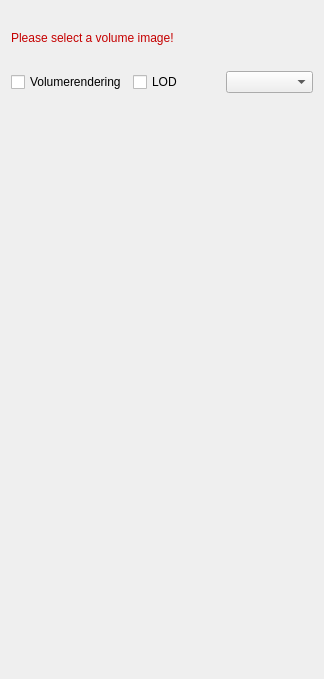
<?xml version="1.0" encoding="UTF-8"?>
<ui version="4.0">
 <class>QmitkVolumeVisualizationViewControls</class>
 <widget class="QWidget" name="QmitkVolumeVisualizationViewControls">
  <property name="geometry">
   <rect>
    <x>0</x>
    <y>0</y>
    <width>324</width>
    <height>679</height>
   </rect>
  </property>
  <property name="minimumSize">
   <size>
    <width>0</width>
    <height>0</height>
   </size>
  </property>
  <property name="maximumSize">
   <size>
    <width>16777215</width>
    <height>16777215</height>
   </size>
  </property>
  <property name="windowTitle">
   <string>QmitkTemplate</string>
  </property>
  <layout class="QVBoxLayout" name="verticalLayout">
   <item>
    <widget class="QLabel" name="m_ErrorImageLabel">
     <property name="sizePolicy">
      <sizepolicy hsizetype="Preferred" vsizetype="Maximum">
       <horstretch>0</horstretch>
       <verstretch>0</verstretch>
      </sizepolicy>
     </property>
     <property name="palette">
      <palette>
       <active>
        <colorrole role="WindowText">
         <brush brushstyle="SolidPattern">
          <color alpha="255">
           <red>191</red>
           <green>0</green>
           <blue>0</blue>
          </color>
         </brush>
        </colorrole>
        <colorrole role="Text">
         <brush brushstyle="SolidPattern">
          <color alpha="255">
           <red>191</red>
           <green>0</green>
           <blue>0</blue>
          </color>
         </brush>
        </colorrole>
        <colorrole role="ButtonText">
         <brush brushstyle="SolidPattern">
          <color alpha="255">
           <red>191</red>
           <green>0</green>
           <blue>0</blue>
          </color>
         </brush>
        </colorrole>
       </active>
       <inactive>
        <colorrole role="WindowText">
         <brush brushstyle="SolidPattern">
          <color alpha="255">
           <red>191</red>
           <green>0</green>
           <blue>0</blue>
          </color>
         </brush>
        </colorrole>
        <colorrole role="Text">
         <brush brushstyle="SolidPattern">
          <color alpha="255">
           <red>191</red>
           <green>0</green>
           <blue>0</blue>
          </color>
         </brush>
        </colorrole>
        <colorrole role="ButtonText">
         <brush brushstyle="SolidPattern">
          <color alpha="255">
           <red>191</red>
           <green>0</green>
           <blue>0</blue>
          </color>
         </brush>
        </colorrole>
       </inactive>
       <disabled>
        <colorrole role="WindowText">
         <brush brushstyle="SolidPattern">
          <color alpha="255">
           <red>120</red>
           <green>120</green>
           <blue>120</blue>
          </color>
         </brush>
        </colorrole>
        <colorrole role="Text">
         <brush brushstyle="SolidPattern">
          <color alpha="255">
           <red>120</red>
           <green>120</green>
           <blue>120</blue>
          </color>
         </brush>
        </colorrole>
        <colorrole role="ButtonText">
         <brush brushstyle="SolidPattern">
          <color alpha="255">
           <red>120</red>
           <green>120</green>
           <blue>120</blue>
          </color>
         </brush>
        </colorrole>
       </disabled>
      </palette>
     </property>
     <property name="text">
      <string/>
     </property>
    </widget>
   </item>
   <item>
    <widget class="QLabel" name="m_NoSelectedImageLabel">
     <property name="sizePolicy">
      <sizepolicy hsizetype="Preferred" vsizetype="Maximum">
       <horstretch>0</horstretch>
       <verstretch>0</verstretch>
      </sizepolicy>
     </property>
     <property name="palette">
      <palette>
       <active>
        <colorrole role="WindowText">
         <brush brushstyle="SolidPattern">
          <color alpha="255">
           <red>197</red>
           <green>0</green>
           <blue>0</blue>
          </color>
         </brush>
        </colorrole>
        <colorrole role="Text">
         <brush brushstyle="SolidPattern">
          <color alpha="255">
           <red>191</red>
           <green>0</green>
           <blue>0</blue>
          </color>
         </brush>
        </colorrole>
        <colorrole role="ButtonText">
         <brush brushstyle="SolidPattern">
          <color alpha="255">
           <red>189</red>
           <green>0</green>
           <blue>0</blue>
          </color>
         </brush>
        </colorrole>
       </active>
       <inactive>
        <colorrole role="WindowText">
         <brush brushstyle="SolidPattern">
          <color alpha="255">
           <red>197</red>
           <green>0</green>
           <blue>0</blue>
          </color>
         </brush>
        </colorrole>
        <colorrole role="Text">
         <brush brushstyle="SolidPattern">
          <color alpha="255">
           <red>191</red>
           <green>0</green>
           <blue>0</blue>
          </color>
         </brush>
        </colorrole>
        <colorrole role="ButtonText">
         <brush brushstyle="SolidPattern">
          <color alpha="255">
           <red>189</red>
           <green>0</green>
           <blue>0</blue>
          </color>
         </brush>
        </colorrole>
       </inactive>
       <disabled>
        <colorrole role="WindowText">
         <brush brushstyle="SolidPattern">
          <color alpha="255">
           <red>120</red>
           <green>120</green>
           <blue>120</blue>
          </color>
         </brush>
        </colorrole>
        <colorrole role="Text">
         <brush brushstyle="SolidPattern">
          <color alpha="255">
           <red>120</red>
           <green>120</green>
           <blue>120</blue>
          </color>
         </brush>
        </colorrole>
        <colorrole role="ButtonText">
         <brush brushstyle="SolidPattern">
          <color alpha="255">
           <red>120</red>
           <green>120</green>
           <blue>120</blue>
          </color>
         </brush>
        </colorrole>
       </disabled>
      </palette>
     </property>
     <property name="text">
      <string>Please select a volume image!</string>
     </property>
    </widget>
   </item>
   <item>
    <widget class="QLabel" name="m_SelectedImageLabel">
     <property name="sizePolicy">
      <sizepolicy hsizetype="Preferred" vsizetype="Maximum">
       <horstretch>0</horstretch>
       <verstretch>0</verstretch>
      </sizepolicy>
     </property>
     <property name="text">
      <string/>
     </property>
    </widget>
   </item>
   <item>
    <layout class="QHBoxLayout" name="horizontalLayout">
     <item>
      <widget class="QCheckBox" name="m_EnableRenderingCB">
       <property name="toolTip">
        <string>Click this checkbox to enable volumerendering in the 3D view of the selected image.</string>
       </property>
       <property name="text">
        <string>Volumerendering</string>
       </property>
      </widget>
     </item>
     <item>
      <widget class="QCheckBox" name="m_EnableLOD">
       <property name="toolTip">
        <string>Level of detail (LOD) enables a fast but lower quality preview rendering to increase interactivity.</string>
       </property>
       <property name="text">
        <string>LOD</string>
       </property>
      </widget>
     </item>
     <item>
      <widget class="QComboBox" name="m_RenderMode">
       <property name="sizePolicy">
        <sizepolicy hsizetype="Preferred" vsizetype="Fixed">
         <horstretch>0</horstretch>
         <verstretch>1</verstretch>
        </sizepolicy>
       </property>
       <property name="toolTip">
        <string>Select render mode</string>
       </property>
      </widget>
     </item>
    </layout>
   </item>
   <item>
    <widget class="QmitkTransferFunctionGeneratorWidget" name="m_TransferFunctionGeneratorWidget" native="true">
     <property name="sizePolicy">
      <sizepolicy hsizetype="Expanding" vsizetype="Minimum">
       <horstretch>0</horstretch>
       <verstretch>0</verstretch>
      </sizepolicy>
     </property>
     <property name="minimumSize">
      <size>
       <width>0</width>
       <height>0</height>
      </size>
     </property>
    </widget>
   </item>
   <item>
    <widget class="QmitkTransferFunctionWidget" name="m_TransferFunctionWidget" native="true">
     <property name="sizePolicy">
      <sizepolicy hsizetype="Preferred" vsizetype="Preferred">
       <horstretch>0</horstretch>
       <verstretch>1</verstretch>
      </sizepolicy>
     </property>
    </widget>
   </item>
  </layout>
 </widget>
 <layoutdefault spacing="6" margin="11"/>
 <customwidgets>
  <customwidget>
   <class>QmitkTransferFunctionWidget</class>
   <extends>QWidget</extends>
   <header location="global">QmitkTransferFunctionWidget.h</header>
  </customwidget>
  <customwidget>
   <class>QmitkTransferFunctionGeneratorWidget</class>
   <extends>QWidget</extends>
   <header location="global">QmitkTransferFunctionGeneratorWidget.h</header>
   <container>1</container>
  </customwidget>
 </customwidgets>
 <includes>
  <include location="local">QmitkDataStorageComboBox.h</include>
 </includes>
 <resources/>
 <connections/>
</ui>
